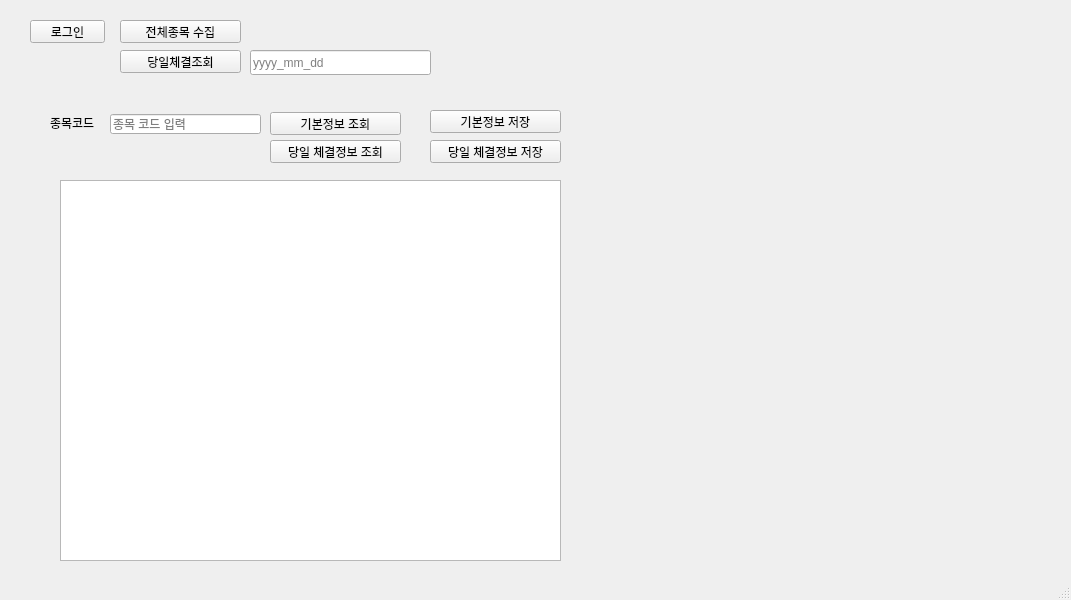
<?xml version="1.0" encoding="UTF-8"?>
<ui version="4.0">
 <class>labelCode</class>
 <widget class="QMainWindow" name="labelCode">
  <property name="geometry">
   <rect>
    <x>0</x>
    <y>0</y>
    <width>1071</width>
    <height>600</height>
   </rect>
  </property>
  <property name="windowTitle">
   <string>MainWindow</string>
  </property>
  <widget class="QWidget" name="centralwidget">
   <widget class="QPushButton" name="btnLogin">
    <property name="geometry">
     <rect>
      <x>30</x>
      <y>20</y>
      <width>75</width>
      <height>23</height>
     </rect>
    </property>
    <property name="text">
     <string>로그인</string>
    </property>
   </widget>
   <widget class="QLabel" name="label">
    <property name="geometry">
     <rect>
      <x>50</x>
      <y>117</y>
      <width>56</width>
      <height>12</height>
     </rect>
    </property>
    <property name="text">
     <string>종목코드</string>
    </property>
   </widget>
   <widget class="QLineEdit" name="lineEditCode">
    <property name="geometry">
     <rect>
      <x>110</x>
      <y>114</y>
      <width>151</width>
      <height>20</height>
     </rect>
    </property>
    <property name="placeholderText">
     <string>종목 코드 입력</string>
    </property>
   </widget>
   <widget class="QPushButton" name="btnSearch">
    <property name="geometry">
     <rect>
      <x>270</x>
      <y>112</y>
      <width>131</width>
      <height>23</height>
     </rect>
    </property>
    <property name="text">
     <string>기본정보 조회</string>
    </property>
   </widget>
   <widget class="QPlainTextEdit" name="pteLog">
    <property name="geometry">
     <rect>
      <x>60</x>
      <y>180</y>
      <width>501</width>
      <height>381</height>
     </rect>
    </property>
   </widget>
   <widget class="QPushButton" name="btnSave">
    <property name="geometry">
     <rect>
      <x>430</x>
      <y>110</y>
      <width>131</width>
      <height>23</height>
     </rect>
    </property>
    <property name="text">
     <string>기본정보 저장</string>
    </property>
   </widget>
   <widget class="QPushButton" name="btnSearch2">
    <property name="geometry">
     <rect>
      <x>270</x>
      <y>140</y>
      <width>131</width>
      <height>23</height>
     </rect>
    </property>
    <property name="text">
     <string>당일 체결정보 조회</string>
    </property>
   </widget>
   <widget class="QPushButton" name="btnSave2">
    <property name="geometry">
     <rect>
      <x>430</x>
      <y>140</y>
      <width>131</width>
      <height>23</height>
     </rect>
    </property>
    <property name="text">
     <string>당일 체결정보 저장</string>
    </property>
   </widget>
   <widget class="QPushButton" name="btnGetAllItems">
    <property name="geometry">
     <rect>
      <x>120</x>
      <y>20</y>
      <width>121</width>
      <height>23</height>
     </rect>
    </property>
    <property name="text">
     <string>전체종목 수집</string>
    </property>
   </widget>
   <widget class="QPushButton" name="btnSearch_kospi">
    <property name="geometry">
     <rect>
      <x>120</x>
      <y>50</y>
      <width>121</width>
      <height>23</height>
     </rect>
    </property>
    <property name="text">
     <string>당일체결조회</string>
    </property>
   </widget>
   <widget class="QLineEdit" name="todaySetting">
    <property name="geometry">
     <rect>
      <x>250</x>
      <y>50</y>
      <width>181</width>
      <height>25</height>
     </rect>
    </property>
    <property name="placeholderText">
     <string>yyyy_mm_dd</string>
    </property>
   </widget>
  </widget>
  <widget class="QStatusBar" name="statusbar"/>
 </widget>
 <resources/>
 <connections/>
</ui>
